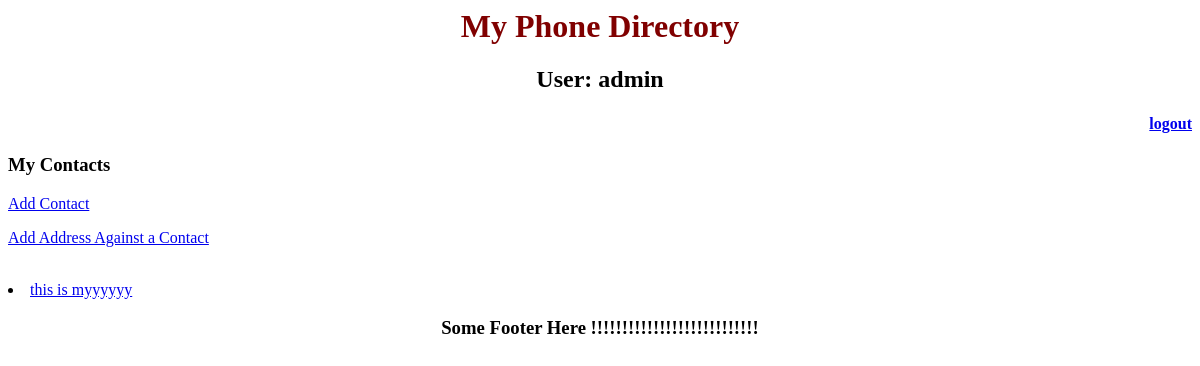
The page /contacts/contact/ (signed in) on the database as committed earlier.
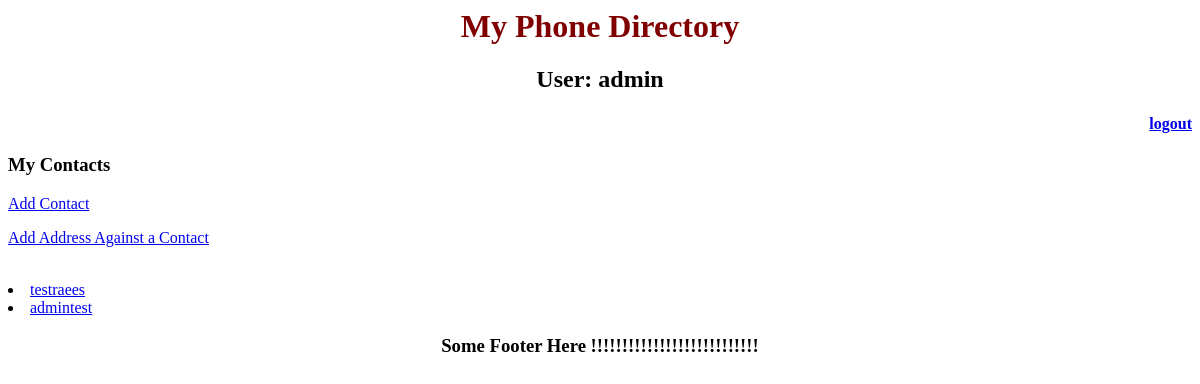
The same page on the database as committed later.
### contacts/models.py (models this page shows)
class Contact(models.Model):
    phone_regex = RegexValidator(
            regex=r'^\+?1?\d{9,20}$',
            message="Phone number must be entered in the format: '+999999999'. Up to 20 digits allowed."
    )
    user = models.ForeignKey(User)
    name = models.CharField(max_length=50)
    email = models.EmailField(max_length=30)
    phone_number = models.CharField(validators=[phone_regex], max_length=20, blank=True)
    contact_image = models.ImageField(upload_to='contacts_images', default='contacts_images/default.png')
    def __str__(self):
        return self.name

### contacts/views.py (the view)
class ContactsListView(View):
    template_name = "contacts/contact_list.html"
    def get(self, request):
        specific = Contact.objects.filter(user=request.user)
        return render(request, self.template_name, {'user_specific_contacts': specific})

### contacts/templates/contacts/contact_list.html (shortened to what this page needs)
{% extends "contacts/layout.html" %}
{% block content %}
<h3>My Contacts</h3>
    <p><a href="{% url 'contacts:add_contact' %}">Add Contact</a></p>
    <p><a href="{% url 'contacts:add_address' %}">Add Address Against a Contact</a></p>
    {% for contact in user_specific_contacts %}
        <li><a href="{% url 'contacts:detail' contact.id %}">{{ contact }}</a></li>
    {% endfor %}
{% endblock %}

### contacts/templates/contacts/layout.html (shortened to what this page needs)
{% load staticfiles %}
<head>
    <link rel="stylesheet" type="text/css" href="{% static 'contacts/style.css' %}"/>
</head>
<header>
    <H1 align="middle">My Phone Directory </H1>
{% if user.is_authenticated %}
    <h2 align="middle"> User: {{ user }} </h2>
    <h4 align="right"> <a href="{% url 'contacts:logout' %}">logout</a></h4>
</header>
    {% block content %}
    {% endblock %}
{% else %}
    <a href="{% url 'contacts:login' %}">login</a>
{% endif %}
<p><h3 align="middle"><footer>Some Footer Here !!!!!!!!!!!!!!!!!!!!!!!!!!!</footer></h3></p>

### contacts/static/contacts/style.css (style rules this page uses)
h1 { color: maroon; }

Rows that differ between the two databases and show on the page:
removed Contact: name "this is myyyyyy"
added Contact: name "testraees"
added Contact: name "admintest"
